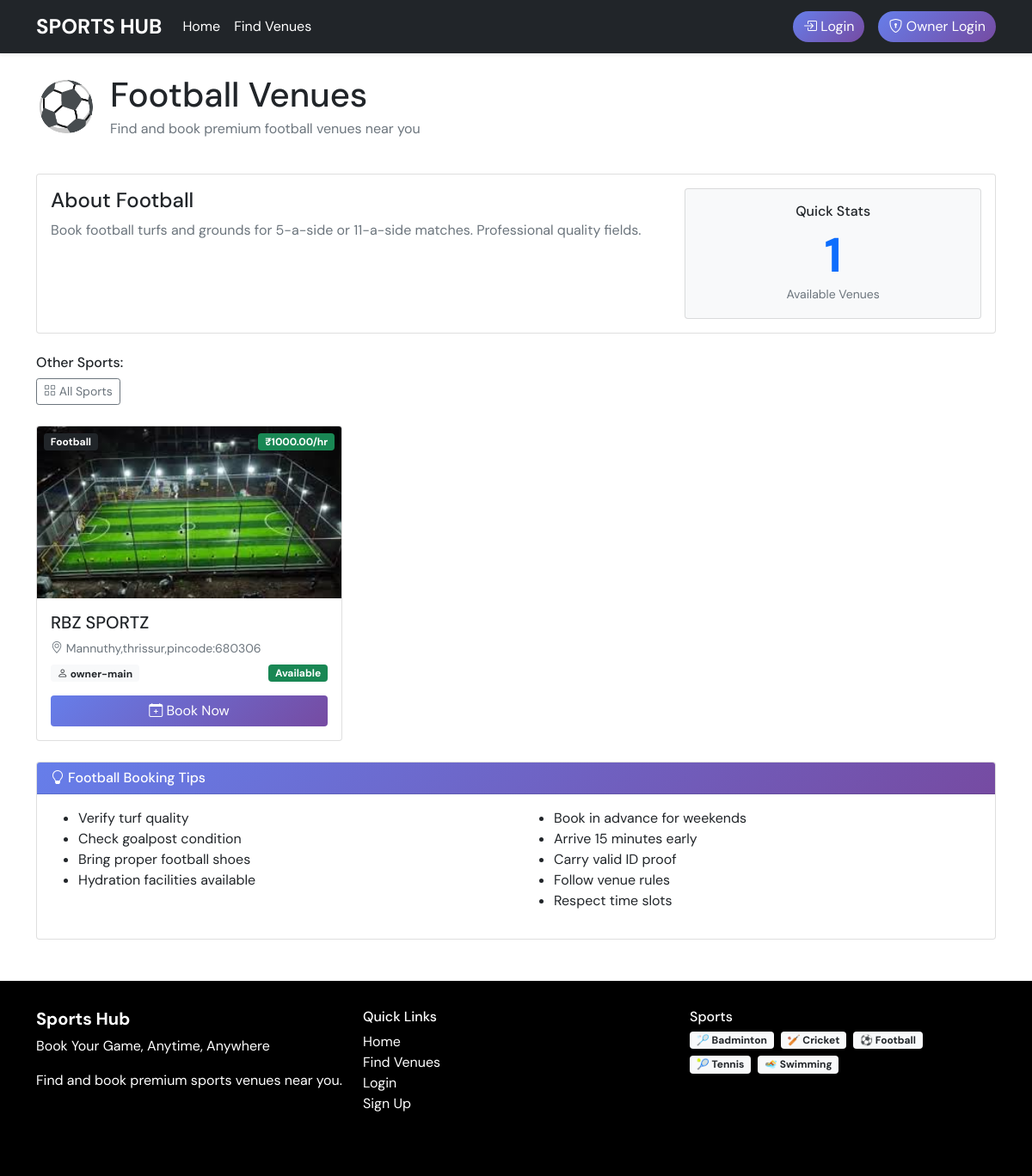
Page /sport/football/ on the committed database.
### venues/models.py (models this page shows, shortened)
class Sport(models.Model):
    SPORT_CHOICES = (
        ('badminton', 'Badminton'),
        ('cricket', 'Cricket'),
        ('football', 'Football'),
        ('tennis', 'Tennis'),
        ('swimming', 'Swimming'),
    )
    name = models.CharField(max_length=20, choices=SPORT_CHOICES, unique=True)
    description = models.TextField(blank=True)
    image = models.ImageField(max_length=50, blank=True)

class Venue(models.Model):
    name = models.CharField(max_length=200)
    sport = models.ForeignKey(Sport, on_delete=models.CASCADE)
    owner = models.ForeignKey(User, on_delete=models.CASCADE, limit_choices_to={'user_type': 'owner'})
    image = models.ImageField(upload_to=venue_image_path)
    address = models.TextField()
    location = models.CharField(max_length=200)  # Could be Google Maps link or coordinates
    price_per_hour = models.DecimalField(max_digits=10, decimal_places=2)
    is_active = models.BooleanField(default=True)
    created_at = models.DateTimeField(auto_now_add=True)
    updated_at = models.DateTimeField(auto_now=True)
    @property
    def image_url(self):
        if self.image and hasattr(self.image, 'url'):
            return self.image.url
        return '/static/images/default-venue.jpg'

### accounts/models.py (models this page shows, shortened)
class User(AbstractUser):
    USER_TYPE_CHOICES = (
        ('admin', 'Admin'),
        ('owner', 'Owner'),
        ('user', 'User'),
    )
    user_type = models.CharField(max_length=10, choices=USER_TYPE_CHOICES, default='user')
    phone_number = models.CharField(max_length=15, blank=True, null=True)
    address = models.TextField(blank=True, null=True)
    created_at = models.DateTimeField(auto_now_add=True)
    updated_at = models.DateTimeField(auto_now=True)

### venues/views.py (the view)
# urls.py: path('sport/<str:sport_name>/', views.sport_venues, name='sport_venues'),
def sport_venues(request, sport_name):
    sport = get_object_or_404(Sport, name=sport_name)
    venues = Venue.objects.filter(sport=sport, is_active=True)
    context = {
        'sport': sport,
        'venues': venues,
    }
    return render(request, 'venues/sport_venues.html', context)

### templates/venues/sport_venues.html (shortened to what this page needs)
{% extends 'base.html' %}
{% block content %}
<div class="row mb-4">
    <div class="col-md-12">
        <div class="d-flex align-items-center mb-3">
            <div class="me-3 display-4">
                {% if sport.name == 'badminton' %}🏸
                {% elif sport.name == 'cricket' %}🏏
                {% elif sport.name == 'football' %}⚽
                {% elif sport.name == 'tennis' %}🎾
                {% elif sport.name == 'swimming' %}🏊{% endif %}
            </div>
            <div>
                <h1 class="mb-1">{{ sport.get_name_display }} Venues</h1>
                <p class="text-muted mb-0">Find and book premium {{ sport.get_name_display|lower }} venues near you</p>
            </div>
        </div>
    </div>
</div>
<div class="card mb-4">
    <div class="card-body">
        <div class="row">
            <div class="col-md-8">
                <h4>About {{ sport.get_name_display }}</h4>
                <p class="text-muted">
                    {% if sport.name == 'badminton' %}
                    Book professional badminton courts with proper lighting and flooring. Perfect for casual games or
                    professional practice.
                    {% elif sport.name == 'cricket' %}
                    Find cricket nets and grounds for practice sessions and matches. Various pitch types available.
                    {% elif sport.name == 'football' %}
                    Book football turfs and grounds for 5-a-side or 11-a-side matches. Professional quality fields.
                    {% elif sport.name == 'tennis' %}
                    Tennis courts with different surfaces available. Book for singles or doubles matches.
                    {% elif sport.name == 'swimming' %}
                    Olympic-size and recreational swimming pools. Perfect for fitness training or leisurely swims.
                    {% endif %}
                </p>
            </div>
            <div class="col-md-4">
                <div class="card bg-light">
                    <div class="card-body text-center">
                        <h6>Quick Stats</h6>
                        <div class="display-4 fw-bold text-primary">{{ venues.count }}</div>
                        <small class="text-muted">Available Venues</small>
                    </div>
                </div>
            </div>
        </div>
    </div>
</div>
<div class="mb-4">
    <h6>Other Sports:</h6>
    <div class="d-flex flex-wrap gap-2">
        <a href="{% url 'venue_list' %}" class="btn btn-outline-secondary btn-sm">
            <i class="bi bi-grid"></i> All Sports
        </a>
    </div>
</div>
{% if venues %}
<div class="row g-4">
    {% for venue in venues %}
    <div class="col-md-4">
        <div class="card h-100">
            <div class="position-relative">
                <img src="{{ venue.image_url }}" class="card-img-top" alt="{{ venue.name }}"
                    style="height: 200px; object-fit: cover;">
                <span class="position-absolute top-0 start-0 m-2 badge bg-dark">
                    {{ venue.sport.get_name_display }}
                </span>
                <span class="position-absolute top-0 end-0 m-2 badge bg-success">
                    ₹{{ venue.price_per_hour }}/hr
                </span>
            </div>
            <div class="card-body d-flex flex-column">
                <h5 class="card-title">{{ venue.name }}</h5>
                <p class="card-text text-muted small mb-2">
                    <i class="bi bi-geo-alt"></i> {{ venue.address|truncatechars:60 }}
                </p>
                <div class="mt-auto">
                    <div class="d-flex justify-content-between align-items-center mb-3">
                        <span class="badge bg-light text-dark">
                            <i class="bi bi-person"></i> {{ venue.owner.username }}
                        </span>
                        {% if venue.is_active %}
                        <span class="badge bg-success">Available</span>
                        {% else %}
                        <span class="badge bg-danger">Closed</span>
                        {% endif %}
                    </div>
                    <a href="{% url 'venue_detail' venue.id %}" class="btn btn-primary w-100">
                        <i class="bi bi-calendar-plus"></i> Book Now
                    </a>
                </div>
            </div>
        </div>
    </div>
    {% endfor %}
</div>
{% endif %}
<div class="card mt-4">
    <div class="card-header bg-info text-white">
        <h6 class="mb-0">
            <i class="bi bi-lightbulb"></i>
            {{ sport.get_name_display }} Booking Tips
        </h6>
    </div>
    <div class="card-body">
        <div class="row">
            <div class="col-md-6">
                <ul>
                    {% if sport.name == 'badminton' %}
                    <li>Book courts with proper lighting</li>
                    <li>Check shuttlecock quality</li>
                    <li>Verify court surface type</li>
                    <li>Bring your own racket or rent</li>
                    {% elif sport.name == 'cricket' %}
                    <li>Check pitch type (mat/turf)</li>
                    <li>Verify net facilities</li>
                    <li>Bring appropriate gear</li>
                    <li>Check boundary size</li>
                    {% elif sport.name == 'football' %}
                    <li>Verify turf quality</li>
                    <li>Check goalpost condition</li>
                    <li>Bring proper football shoes</li>
                    <li>Hydration facilities available</li>
                    {% elif sport.name == 'tennis' %}
                    <li>Check court surface</li>
                    <li>Verify net height</li>
                    <li>Ball quality matters</li>
                    <li>Lighting for evening games</li>
                    {% elif sport.name == 'swimming' %}
                    <li>Check pool depth</li>
                    <li>Locker room facilities</li>
                    <li>Bring swimming cap if required</li>
                    <li>Shower facilities available</li>
                    {% endif %}
                </ul>
            </div>
            <div class="col-md-6">
                <ul>
                    <li>Book in advance for weekends</li>
                    <li>Arrive 15 minutes early</li>
                    <li>Carry valid ID proof</li>
                    <li>Follow venue rules</li>
                    <li>Respect time slots</li>
                </ul>
            </div>
        </div>
    </div>
</div>
{% endblock %}

### templates/base.html (style rules this page uses)
body { font-family: 'DM Sans', sans-serif; }
.btn-primary { background: linear-gradient(135deg, #667eea 0%, #764ba2 100%); border: none; }
.card-header { background: linear-gradient(135deg, #667eea 0%, #764ba2 100%); color: white; font-weight: bold; }

### rows in the picture
Sport: name "Football", name "football"
Venue: image_url (picture), sport.name "Football", price_per_hour "1000.00", name "RBZ SPORTZ", address "Mannuthy,thrissur,pincode:680306", owner.username "owner-main", is_active "Available"

### other values in the picture
{{ venues.count }} "1"
